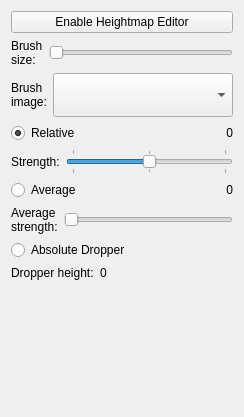
<?xml version="1.0" encoding="UTF-8"?>
<ui version="4.0">
 <class>HeightmapEditorPropertiesView</class>
 <widget class="QWidget" name="HeightmapEditorPropertiesView">
  <property name="geometry">
   <rect>
    <x>0</x>
    <y>0</y>
    <width>244</width>
    <height>417</height>
   </rect>
  </property>
  <property name="windowTitle">
   <string>Form</string>
  </property>
  <layout class="QVBoxLayout" name="verticalLayout" stretch="0,0,0,0,0,0,0,0,0,0">
   <item>
    <widget class="QPushButton" name="buttonEnableHeightmapEditor">
     <property name="text">
      <string>Enable Heightmap Editor</string>
     </property>
    </widget>
   </item>
   <item>
    <widget class="QFrame" name="horizontalFrame">
     <layout class="QHBoxLayout" name="horizontalLayout">
      <property name="margin">
       <number>0</number>
      </property>
      <item>
       <widget class="QLabel" name="label">
        <property name="sizePolicy">
         <sizepolicy hsizetype="Maximum" vsizetype="Preferred">
          <horstretch>0</horstretch>
          <verstretch>0</verstretch>
         </sizepolicy>
        </property>
        <property name="text">
         <string>Brush
size:</string>
        </property>
       </widget>
      </item>
      <item>
       <widget class="QSlider" name="sliderBrushSize">
        <property name="minimum">
         <number>10</number>
        </property>
        <property name="orientation">
         <enum>Qt::Horizontal</enum>
        </property>
       </widget>
      </item>
     </layout>
    </widget>
   </item>
   <item>
    <widget class="QFrame" name="horizontalFrame_2">
     <layout class="QHBoxLayout" name="horizontalLayout_2">
      <property name="margin">
       <number>0</number>
      </property>
      <item>
       <widget class="QLabel" name="label_2">
        <property name="sizePolicy">
         <sizepolicy hsizetype="Maximum" vsizetype="Preferred">
          <horstretch>0</horstretch>
          <verstretch>0</verstretch>
         </sizepolicy>
        </property>
        <property name="text">
         <string>Brush
image:</string>
        </property>
       </widget>
      </item>
      <item>
       <widget class="QComboBox" name="comboBrushImage">
        <property name="minimumSize">
         <size>
          <width>0</width>
          <height>44</height>
         </size>
        </property>
       </widget>
      </item>
     </layout>
    </widget>
   </item>
   <item>
    <widget class="QFrame" name="frame">
     <property name="frameShape">
      <enum>QFrame::NoFrame</enum>
     </property>
     <property name="frameShadow">
      <enum>QFrame::Plain</enum>
     </property>
     <property name="lineWidth">
      <number>0</number>
     </property>
     <layout class="QHBoxLayout" name="horizontalLayout_6">
      <property name="margin">
       <number>0</number>
      </property>
      <item>
       <widget class="QRadioButton" name="radioRelAbs">
        <property name="sizePolicy">
         <sizepolicy hsizetype="Expanding" vsizetype="Fixed">
          <horstretch>0</horstretch>
          <verstretch>0</verstretch>
         </sizepolicy>
        </property>
        <property name="text">
         <string>Relative</string>
        </property>
        <property name="checked">
         <bool>true</bool>
        </property>
       </widget>
      </item>
      <item>
       <widget class="QLabel" name="labelStrength">
        <property name="sizePolicy">
         <sizepolicy hsizetype="Fixed" vsizetype="Preferred">
          <horstretch>0</horstretch>
          <verstretch>0</verstretch>
         </sizepolicy>
        </property>
        <property name="minimumSize">
         <size>
          <width>35</width>
          <height>0</height>
         </size>
        </property>
        <property name="text">
         <string>0</string>
        </property>
        <property name="alignment">
         <set>Qt::AlignRight|Qt::AlignTrailing|Qt::AlignVCenter</set>
        </property>
       </widget>
      </item>
     </layout>
    </widget>
   </item>
   <item>
    <widget class="QFrame" name="horizontalFrame_3">
     <layout class="QHBoxLayout" name="horizontalLayout_3">
      <property name="margin">
       <number>0</number>
      </property>
      <item>
       <widget class="QLabel" name="label_3">
        <property name="sizePolicy">
         <sizepolicy hsizetype="Maximum" vsizetype="Preferred">
          <horstretch>0</horstretch>
          <verstretch>0</verstretch>
         </sizepolicy>
        </property>
        <property name="text">
         <string>Strength:</string>
        </property>
       </widget>
      </item>
      <item>
       <widget class="QSlider" name="sliderStrength">
        <property name="minimum">
         <number>-30</number>
        </property>
        <property name="maximum">
         <number>30</number>
        </property>
        <property name="orientation">
         <enum>Qt::Horizontal</enum>
        </property>
        <property name="tickPosition">
         <enum>QSlider::TicksBothSides</enum>
        </property>
        <property name="tickInterval">
         <number>30</number>
        </property>
       </widget>
      </item>
     </layout>
    </widget>
   </item>
   <item>
    <widget class="QFrame" name="frame_2">
     <property name="frameShape">
      <enum>QFrame::NoFrame</enum>
     </property>
     <property name="frameShadow">
      <enum>QFrame::Plain</enum>
     </property>
     <property name="lineWidth">
      <number>0</number>
     </property>
     <layout class="QHBoxLayout" name="horizontalLayout_7">
      <property name="margin">
       <number>0</number>
      </property>
      <item>
       <widget class="QRadioButton" name="radioAvg">
        <property name="text">
         <string>Average</string>
        </property>
       </widget>
      </item>
      <item>
       <widget class="QLabel" name="labelAverageStrength">
        <property name="sizePolicy">
         <sizepolicy hsizetype="Fixed" vsizetype="Preferred">
          <horstretch>0</horstretch>
          <verstretch>0</verstretch>
         </sizepolicy>
        </property>
        <property name="minimumSize">
         <size>
          <width>35</width>
          <height>0</height>
         </size>
        </property>
        <property name="text">
         <string>0</string>
        </property>
        <property name="alignment">
         <set>Qt::AlignRight|Qt::AlignTrailing|Qt::AlignVCenter</set>
        </property>
       </widget>
      </item>
     </layout>
    </widget>
   </item>
   <item>
    <widget class="QFrame" name="horizontalFrame_4">
     <layout class="QHBoxLayout" name="horizontalLayout_4">
      <property name="margin">
       <number>0</number>
      </property>
      <item>
       <widget class="QLabel" name="label_4">
        <property name="sizePolicy">
         <sizepolicy hsizetype="Maximum" vsizetype="Preferred">
          <horstretch>0</horstretch>
          <verstretch>0</verstretch>
         </sizepolicy>
        </property>
        <property name="text">
         <string>Average
strength:</string>
        </property>
       </widget>
      </item>
      <item>
       <widget class="QSlider" name="sliderAverageStrength">
        <property name="sizePolicy">
         <sizepolicy hsizetype="Expanding" vsizetype="Fixed">
          <horstretch>0</horstretch>
          <verstretch>0</verstretch>
         </sizepolicy>
        </property>
        <property name="minimum">
         <number>0</number>
        </property>
        <property name="maximum">
         <number>60</number>
        </property>
        <property name="orientation">
         <enum>Qt::Horizontal</enum>
        </property>
        <property name="tickPosition">
         <enum>QSlider::NoTicks</enum>
        </property>
        <property name="tickInterval">
         <number>30</number>
        </property>
       </widget>
      </item>
     </layout>
    </widget>
   </item>
   <item>
    <widget class="QFrame" name="frame_3">
     <property name="frameShape">
      <enum>QFrame::NoFrame</enum>
     </property>
     <property name="frameShadow">
      <enum>QFrame::Plain</enum>
     </property>
     <property name="lineWidth">
      <number>0</number>
     </property>
     <layout class="QHBoxLayout" name="horizontalLayout_5">
      <property name="margin">
       <number>0</number>
      </property>
      <item>
       <widget class="QRadioButton" name="radioAbsDrop">
        <property name="text">
         <string>Absolute Dropper</string>
        </property>
       </widget>
      </item>
     </layout>
    </widget>
   </item>
   <item>
    <widget class="QFrame" name="frame_4">
     <property name="frameShape">
      <enum>QFrame::NoFrame</enum>
     </property>
     <property name="frameShadow">
      <enum>QFrame::Plain</enum>
     </property>
     <property name="lineWidth">
      <number>0</number>
     </property>
     <layout class="QHBoxLayout" name="horizontalLayout_8">
      <property name="margin">
       <number>0</number>
      </property>
      <item>
       <widget class="QLabel" name="label_5">
        <property name="sizePolicy">
         <sizepolicy hsizetype="Maximum" vsizetype="Preferred">
          <horstretch>0</horstretch>
          <verstretch>0</verstretch>
         </sizepolicy>
        </property>
        <property name="text">
         <string>Dropper height:</string>
        </property>
       </widget>
      </item>
      <item>
       <widget class="QLabel" name="labelDropperHeight">
        <property name="text">
         <string>0</string>
        </property>
       </widget>
      </item>
     </layout>
    </widget>
   </item>
   <item>
    <spacer name="verticalSpacer">
     <property name="orientation">
      <enum>Qt::Vertical</enum>
     </property>
     <property name="sizeHint" stdset="0">
      <size>
       <width>20</width>
       <height>40</height>
      </size>
     </property>
    </spacer>
   </item>
  </layout>
 </widget>
 <resources/>
 <connections/>
</ui>
